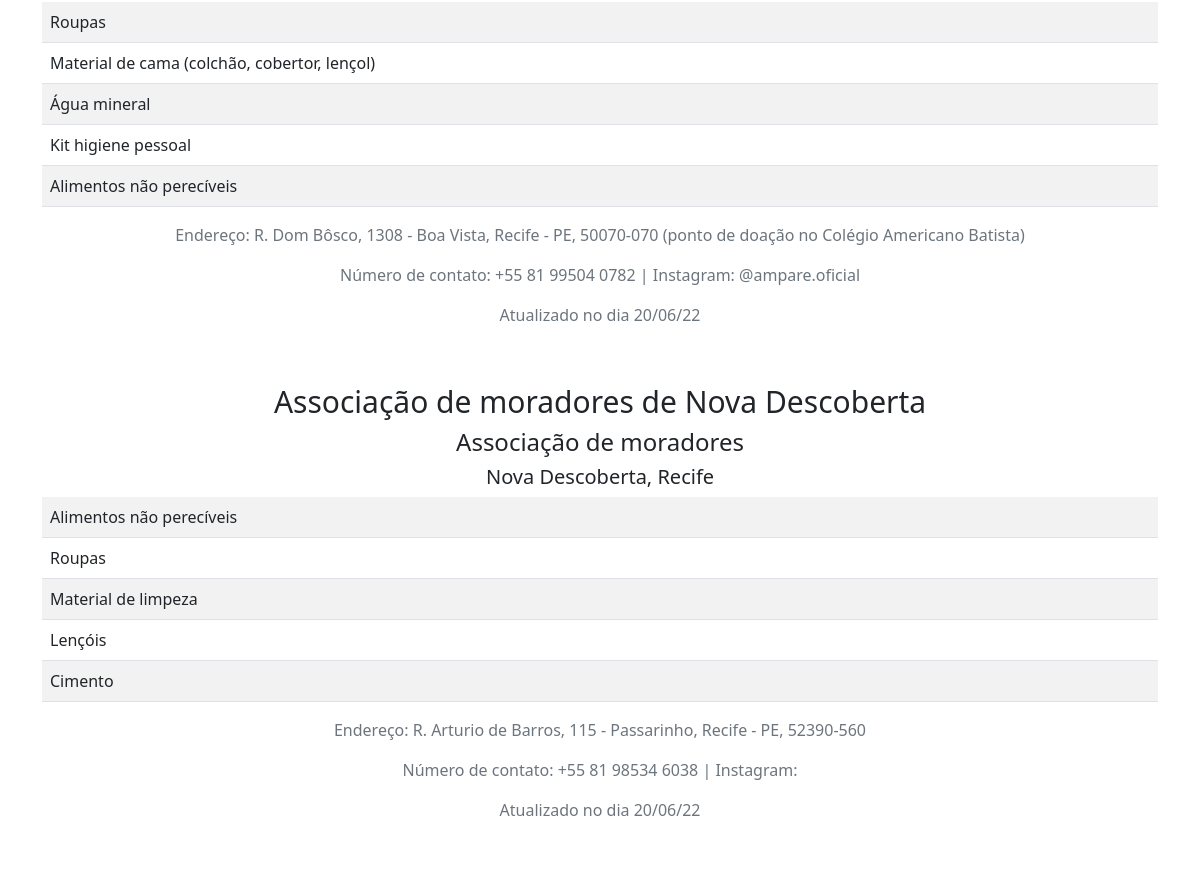
Before: / (middle part) with the older database file.
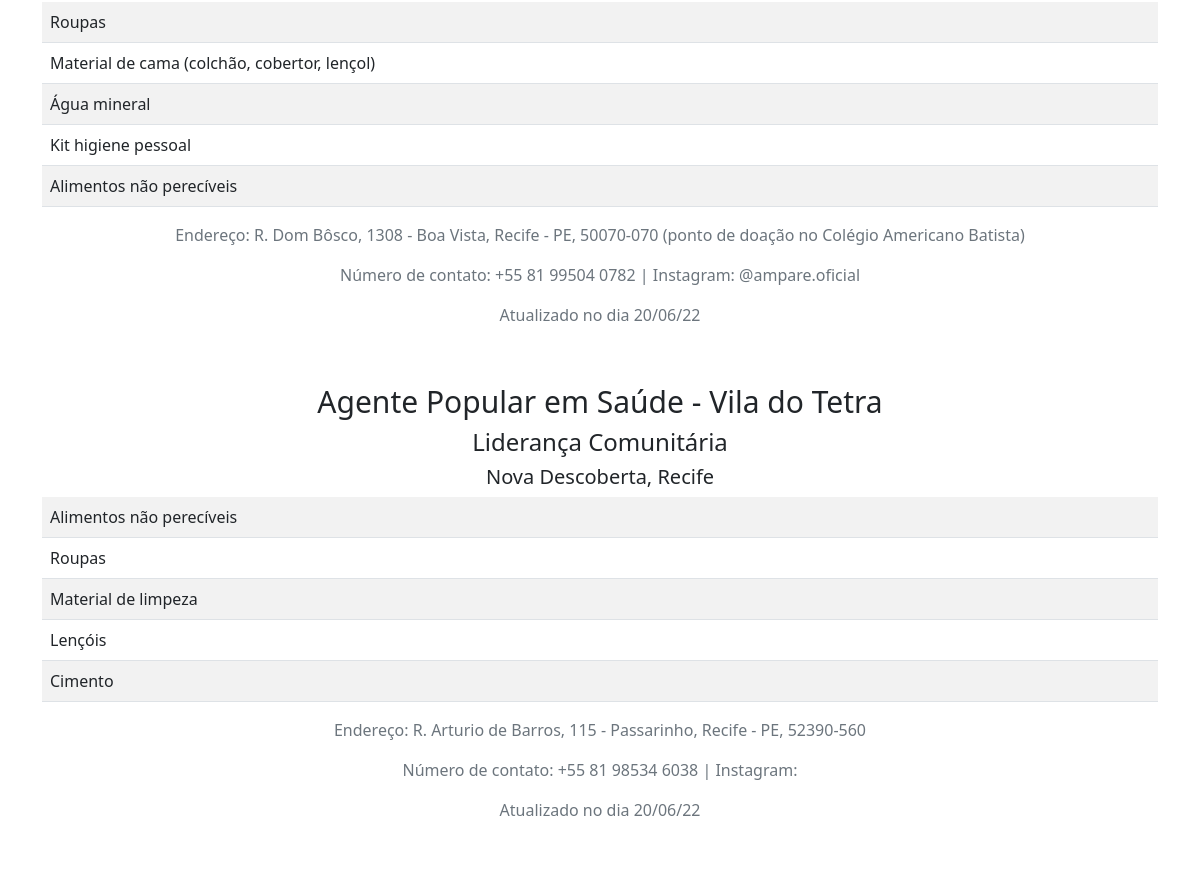
After: the same page with the newer database file.
### tables this page shows
CREATE TABLE "demandas"("item1" TEXT NOT NULL,"item2" TEXT,
                                      "item3" TEXT,"item4" TEXT,
                                      "item5" TEXT, "data" DATE, "id_lugar" INTEGER NOT NULL,
                                      FOREIGN KEY(id_lugar) REFERENCES lugares(id));

CREATE TABLE "lugares"("id" INTEGER PRIMARY KEY AUTOINCREMENT NOT NULL,
                                    "nome" TEXT NOT NULL, "cidade" TEXT NOT NULL,
                                    "bairro" TEXT, "endereço" TEXT, "latitude" REAL,
                                    "longitude" REAL, "email" TEXT, "telefone" TEXT, tag TEXT, insta TEXT);

### app.py (the view)
@app.route("/", methods=["GET", "POST"])
def index():
    if request.method == "POST":
        bairro = request.form.get("bairro")
        lugares = db.execute("SELECT * FROM lugares JOIN demandas ON lugares.id = demandas.id_lugar WHERE bairro LIKE '%'|| ? || '%' ", bairro)
        return render_template("index.html", lugares=lugares)
    else:
        lugares = db.execute("SELECT * FROM lugares JOIN demandas ON lugares.id = demandas.id_lugar ORDER BY demandas.data DESC")
    return render_template("index.html", lugares=lugares)

### templates/index.html (shortened to what this page needs)
{% extends "layout.html" %}
{% block main %}
    <head>
        <link href="/static/styles.css" rel="stylesheet">
    </head>
    <body>
    <main class = "container py-5 text-center">
            {% for lugar in lugares %}
                <h2 class = "text-center" id = "titulo">{{lugar.nome}}</h2>
                <h4 class = 'text-center'>{{lugar.tag}}</h4>
                <h3 class = "text-center" id = "bairro">{{lugar.bairro}}, {{lugar.cidade}}</h3>
                <table class = "table table-striped">
                    <tr>
                        <td class = "text-start">{{lugar.item1}}</td>
                    </tr>
                    <tr>
                        <td class = "text-start">{{lugar.item2}}</td>
                    </tr>
                    <tr>
                        <td class = "text-start">{{lugar.item3}}</td>
                    </tr>
                    <tr>
                        <td class = "text-start">{{lugar.item4}}</td>
                    </tr>
                    <tr>
                        <td class = "text-start">{{lugar.item5}}</td>
                    </tr>
                </table>
                <p class = "text-muted">Endereço: {{lugar.endereço}}</p>
                <p class = "text-muted">Número de contato: {{lugar.telefone}}  |  Instagram: {{lugar.insta}}</p>
                <p class = "text-muted">Atualizado no dia {{lugar.data}}</p>
            {% endfor %}
        </body>
    </main>
{% endblock %}

### templates/layout.html (shortened to what this page needs)
<!DOCTYPE html>
<html lang="pt-BR">
    <head>
        <link href="https://cdn.jsdelivr.net/npm/bootstrap@5.1.3/dist/css/bootstrap.min.css" rel="stylesheet">
        <link href="/static/styles.css" rel="stylesheet">
    </head>
    <body>
        <main class="container-fluid py-5 text-center">
            {% block main %}{% endblock %}
    </body>
</html>

### static/styles.css (style rules this page uses)
#titulo { font-size: 30px; }
#bairro { font-size: 20px; }

Changed rows visible on the page:
changed through a linked row, demandas "Material de limpeza": nome "Associação de moradores de Nova Descoberta" → "Agente Popular em Saúde - Vila do Tetra"; tag "Associação de moradores" → "Liderança Comunitária"
